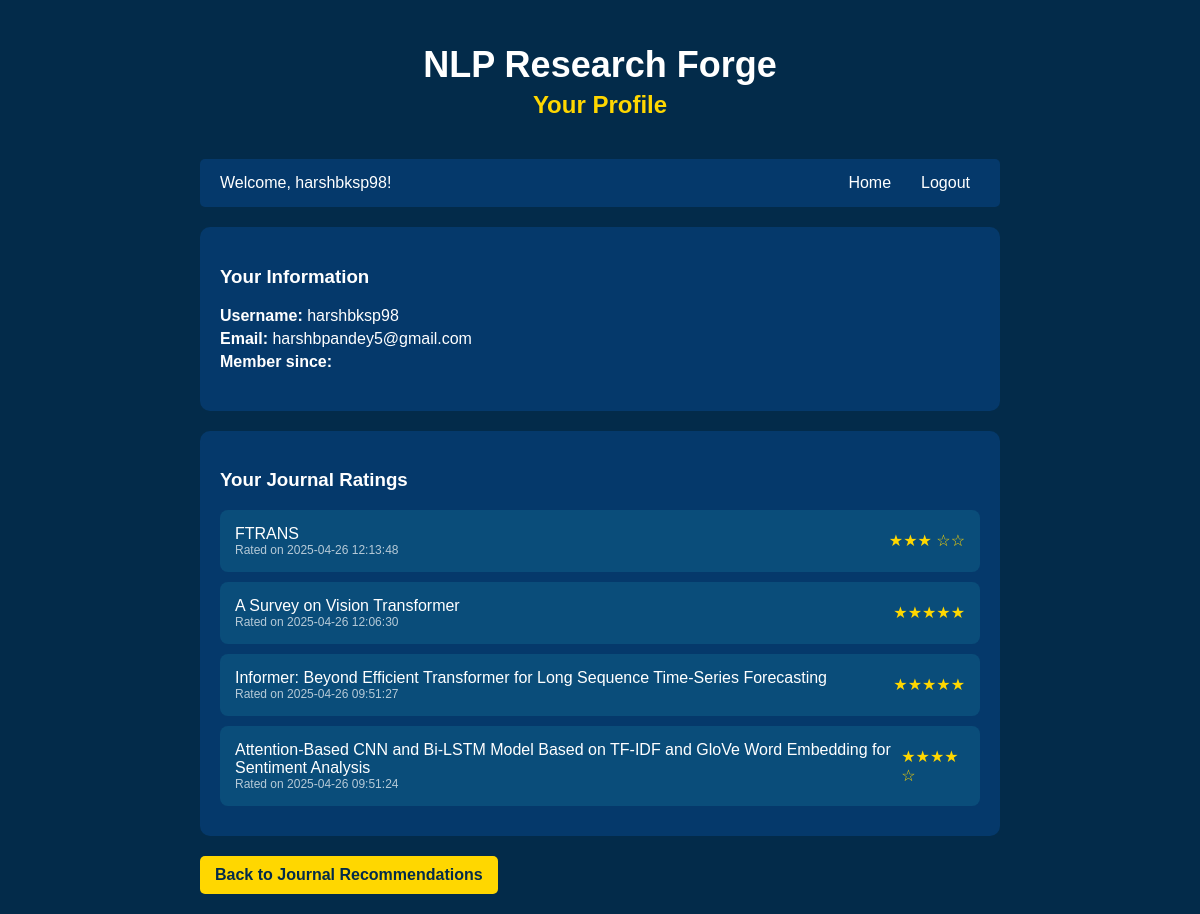
Screenshot of /profile (signed in) with the database file from the repository.
### tables this page shows
CREATE TABLE users (
        id INTEGER PRIMARY KEY AUTOINCREMENT,
        username TEXT UNIQUE NOT NULL,
        email TEXT UNIQUE NOT NULL,
        password_hash TEXT NOT NULL,
        created_at TIMESTAMP DEFAULT CURRENT_TIMESTAMP
    );

CREATE TABLE ratings (
        id INTEGER PRIMARY KEY AUTOINCREMENT,
        user_id INTEGER NOT NULL,
        journal_name TEXT NOT NULL,
        rating INTEGER NOT NULL,
        created_at TIMESTAMP DEFAULT CURRENT_TIMESTAMP,
        FOREIGN KEY (user_id) REFERENCES users (id)
    );

### app.py (the view)
@app.route('/profile')
@login_required
def profile():
    user = current_user
    ratings = get_user_ratings(user.id)
    paper_ratings = get_user_paper_ratings(user.id)
    return render_template('profile.html', user=user, ratings=ratings, paper_ratings=paper_ratings)

### app.py (called while the page is built)
def get_db_connection():
    conn = sqlite3.connect('journal_recommender.db')
    conn.row_factory = sqlite3.Row
    return conn

def get_user_paper_ratings(user_id):
    conn = get_db_connection()
    cursor = conn.cursor()
    cursor.execute(
        "SELECT paper_title, paper_abstract, rating, created_at FROM paper_ratings WHERE user_id = ? ORDER BY created_at DESC",
        (user_id,)
    )
    ratings = cursor.fetchall()
    conn.close()
    return ratings

@login_manager.user_loader
def load_user(user_id):
    conn = get_db_connection()
    cursor = conn.cursor()
    cursor.execute("SELECT id, username, email FROM users WHERE id = ?", (user_id,))
    user_data = cursor.fetchone()
    conn.close()
    if user_data:
        return User(user_data['id'], user_data['username'], user_data['email'])
    return None

def get_user_ratings(user_id):
    conn = get_db_connection()
    cursor = conn.cursor()
    cursor.execute(
        "SELECT journal_name, rating, created_at FROM ratings WHERE user_id = ? ORDER BY created_at DESC",
        (user_id,)
    )
    ratings = cursor.fetchall()
    conn.close()
    return ratings

### templates/profile.html (shortened to what this page needs)
<!DOCTYPE html>
<html lang="en">
<head>
</head>
<body>
    <header>
        <h1>NLP Research Forge</h1>
        <h2>Your Profile</h2>
    </header>
    <div class="nav-bar">
        <div class="user-welcome">Welcome, {{ user.username }}!</div>
        <div class="nav-links">
            <a href="{{ url_for('index') }}" class="nav-link">Home</a>
            <a href="{{ url_for('logout') }}" class="nav-link">Logout</a>
        </div>
    </div>
    <div class="profile-section">
        <h3>Your Information</h3>
        <div class="user-info">
            <p><strong>Username:</strong> {{ user.username }}</p>
            <p><strong>Email:</strong> {{ user.email }}</p>
            <p><strong>Member since:</strong> {{ user.created_at }}</p>
        </div>
    </div>
    <div class="ratings-section">
        <h3>Your Journal Ratings</h3>
        {% if ratings %}
            {% for rating in ratings %}
                <div class="rating-item">
                    <div>
                        <div>{{ rating.journal_name }}</div>
                        <div class="timestamp">Rated on {{ rating.created_at }}</div>
                    </div>
                    <div class="stars">
                        {% for i in range(rating.rating) %}★{% endfor %}
                        {% for i in range(5 - rating.rating) %}☆{% endfor %}
                    </div>
                </div>
            {% endfor %}
        {% else %}
            <p>You haven't rated any journals yet.</p>
        {% endif %}
    </div>
    <a href="{{ url_for('index') }}" class="back-button">Back to Journal Recommendations</a>
</body>
</html>

### templates/profile.html (style rules this page uses)
body { font-family: 'Arial', sans-serif; background-color: #032b4a; color: white; max-width: 800px; margin: 0 auto; padding: 20px; }
header { text-align: center; margin-bottom: 40px; }
h1 { color: white; font-size: 36px; margin-bottom: 5px; }
h2 { color: #ffd700; margin-top: 0; }
.profile-section { background-color: #05396b; padding: 20px; border-radius: 10px; margin-bottom: 20px; }
.ratings-section { background-color: #05396b; padding: 20px; border-radius: 10px; }
.rating-item { background-color: #0a4d7a; padding: 15px; margin-bottom: 10px; border-radius: 8px; display: flex; justify-content: space-between; align-items: center; }
.stars { color: #ffd700; }
.back-button { background-color: #ffd700; color: #032b4a; border: none; padding: 10px 15px; border-radius: 5px; font-weight: bold; cursor: pointer; text-decoration: none; display: inline-block; margin-top: 20px; }
.nav-bar { display: flex; justify-content: space-between; align-items: center; margin-bottom: 20px; background-color: #05396b; padding: 10px 20px; border-radius: 5px; }
.nav-links { display: flex; gap: 10px; }
.nav-link { color: white; text-decoration: none; padding: 5px 10px; border-radius: 3px; transition: background-color 0.3s; }
.user-info { margin-bottom: 20px; }
.user-info p { margin: 5px 0; }
.timestamp { font-size: 12px; color: rgba(255, 255, 255, 0.7); }

### rows the page displays
users: username "harshbksp98", email "harshbpandey5@gmail.com"
ratings: journal_name "FTRANS", created_at "2025-04-26 12:13:48"
ratings: journal_name "A Survey on Vision Transformer", created_at "2025-04-26 12:06:30"
ratings: journal_name "Informer: Beyond Efficient Transformer for Long Sequence Time-Series Forecasting", created_at "2025-04-26 09:51:27"
ratings: journal_name "Attention-Based CNN and Bi-LSTM Model Based on TF-IDF and GloVe Word Embedding for Sentiment Analysis", created_at "2025-04-26 09:51:24"
